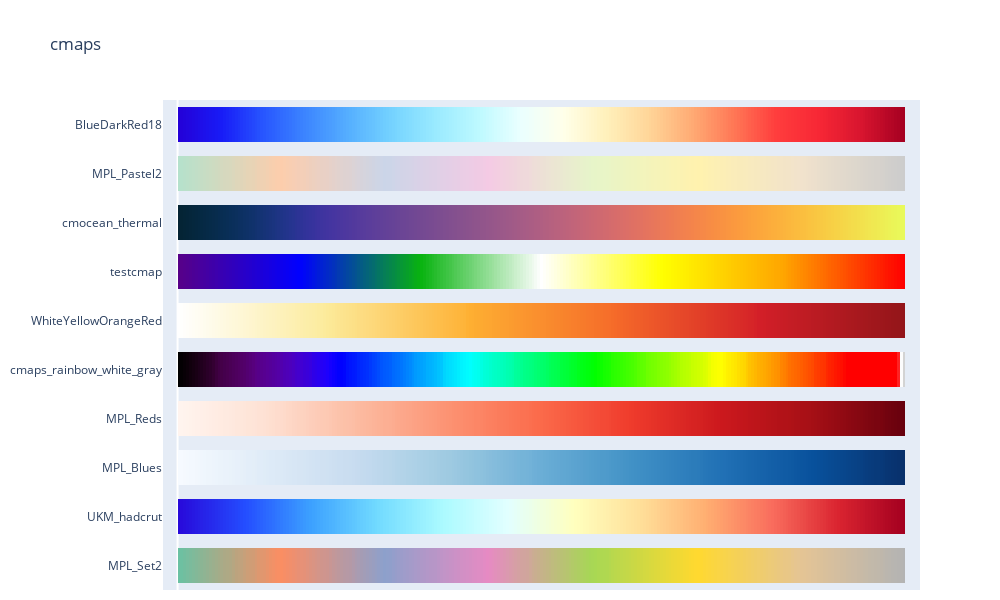
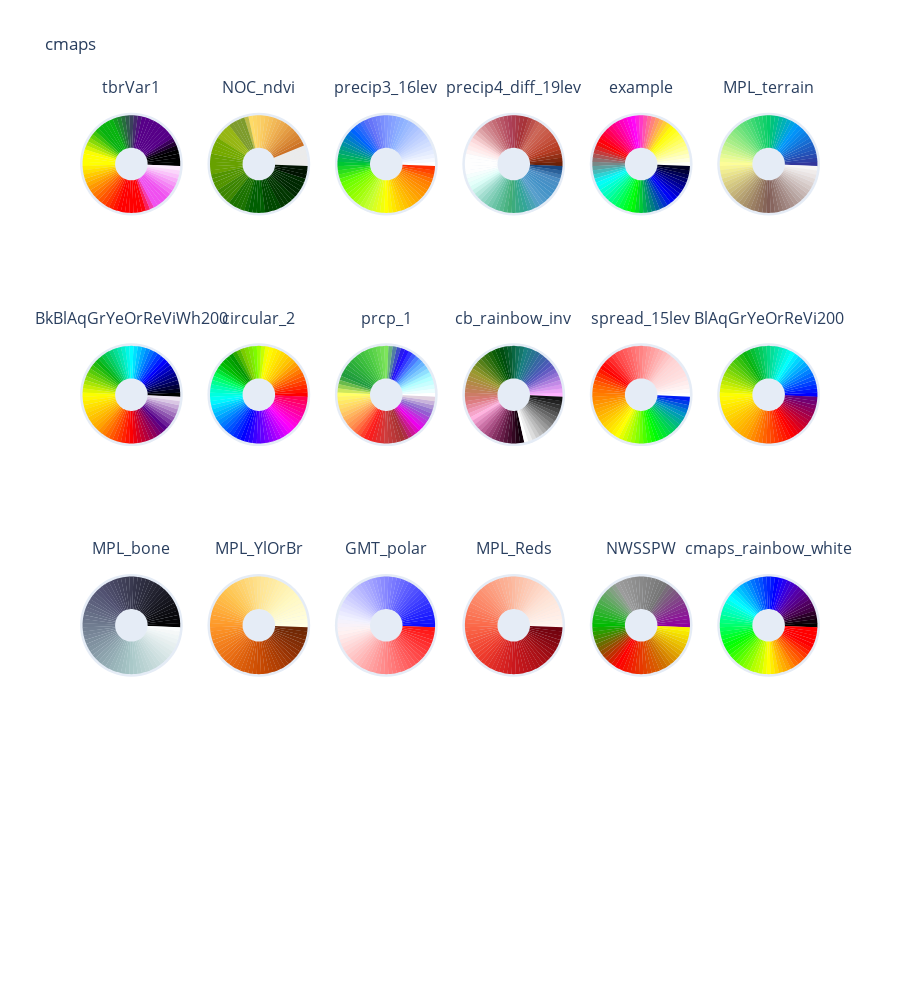

Notebook code for these charts, in order:
### Code cell
from random import choices

# Showing some random set of colormaps

fig = swatches_continuous(choices(cmaps_list, k=10))
fig.show()

fig = swatches_cyclical(choices(cmaps_list, k=6*3))
fig.show()

### Figure 1 — Plotly figure (JSON) as saved in the notebook; plotly's stock layout.template omitted (floating-point values rounded to 4 significant figures; data arrays with more than 128 entries replaced by an {"elided": "..."} marker saying what was removed)
{"data": [{"customdata": {"elided": "255 float values"}, "hovertemplate": "%{customdata}", "marker": {"color": {"elided": "255 int values"}, "colorscale": {"elided": "128x2 mixed values"}, "line": {"width": 0}}, "name": "MPL_Set2", "orientation": "h", "type": "bar", "x": {"elided": "255 int values"}, "y": {"elided": "255 str values"}}, {"customdata": {"elided": "255 float values"}, "hovertemplate": "%{customdata}", "marker": {"color": {"elided": "255 int values"}, "colorscale": [[0, "rgb(40,9,218)"], [0.09091, "rgb(36,77,255)"], [0.1818, "rgb(60,161,255)"], [0.2727, "rgb(113,218,255)"], [0.3636, "rgb(171,250,255)"], [0.4545, "rgb(226,255,255)"], [0.5455, "rgb(255,255,190)"], [0.6364, "rgb(255,223,153)"], [0.7273, "rgb(255,174,113)"], [0.8182, "rgb(249,109,93)"], [0.9091, "rgb(218,36,48)"], [1, "rgb(164,0,32)"]], "line": {"width": 0}}, "name": "UKM_hadcrut", "orientation": "h", "type": "bar", "x": {"elided": "255 int values"}, "y": {"elided": "255 str values"}}, {"customdata": {"elided": "255 float values"}, "hovertemplate": "%{customdata}", "marker": {"color": {"elided": "255 int values"}, "colorscale": {"elided": "128x2 mixed values"}, "line": {"width": 0}}, "name": "MPL_Blues", "orientation": "h", "type": "bar", "x": {"elided": "255 int values"}, "y": {"elided": "255 str values"}}, {"customdata": {"elided": "255 float values"}, "hovertemplate": "%{customdata}", "marker": {"color": {"elided": "255 int values"}, "colorscale": {"elided": "128x2 mixed values"}, "line": {"width": 0}}, "name": "MPL_Reds", "orientation": "h", "type": "bar", "x": {"elided": "255 int values"}, "y": {"elided": "255 str values"}}, {"customdata": {"elided": "255 float values"}, "hovertemplate": "%{customdata}", "marker": {"color": {"elided": "255 int values"}, "colorscale": {"elided": "238x2 mixed values"}, "line": {"width": 0}}, "name": "cmaps_rainbow_white_gray", "orientation": "h", "type": "bar", "x": {"elided": "255 int values"}, "y": {"elided": "255 str values"}}, {"customdata": {"elided": "255 float values"}, "hovertemplate": "%{customdata}", "marker": {"color": {"elided": "255 int values"}, "colorscale": {"elided": "254x2 mixed values"}, "line": {"width": 0}}, "name": "WhiteYellowOrangeRed", "orientation": "h", "type": "bar", "x": {"elided": "255 int values"}, "y": {"elided": "255 str values"}}, {"customdata": {"elided": "255 float values"}, "hovertemplate": "%{customdata}", "marker": {"color": {"elided": "255 int values"}, "colorscale": {"elided": "199x2 mixed values"}, "line": {"width": 0}}, "name": "testcmap", "orientation": "h", "type": "bar", "x": {"elided": "255 int values"}, "y": {"elided": "255 str values"}}, {"customdata": {"elided": "255 float values"}, "hovertemplate": "%{customdata}", "marker": {"color": {"elided": "255 int values"}, "colorscale": {"elided": "256x2 mixed values"}, "line": {"width": 0}}, "name": "cmocean_thermal", "orientation": "h", "type": "bar", "x": {"elided": "255 int values"}, "y": {"elided": "255 str values"}}, {"customdata": {"elided": "255 float values"}, "hovertemplate": "%{customdata}", "marker": {"color": {"elided": "255 int values"}, "colorscale": {"elided": "128x2 mixed values"}, "line": {"width": 0}}, "name": "MPL_Pastel2", "orientation": "h", "type": "bar", "x": {"elided": "255 int values"}, "y": {"elided": "255 str values"}}, {"customdata": {"elided": "255 float values"}, "hovertemplate": "%{customdata}", "marker": {"color": {"elided": "255 int values"}, "colorscale": [[0, "rgb(36,0,216)"], [0.05882, "rgb(24,28,247)"], [0.1176, "rgb(40,87,255)"], [0.1765, "rgb(61,135,255)"], [0.2353, "rgb(86,176,255)"], [0.2941, "rgb(117,211,255)"], [0.3529, "rgb(153,234,255)"], [0.4118, "rgb(188,249,255)"], [0.4706, "rgb(234,255,255)"], [0.5294, "rgb(255,255,234)"], [0.5882, "rgb(255,241,188)"], [0.6471, "rgb(255,214,153)"], [0.7059, "rgb(255,172,117)"], [0.7647, "rgb(255,120,86)"], [0.8235, "rgb(255,61,61)"], [0.8824, "rgb(247,39,53)"], [0.9412, "rgb(216,21,47)"], [1, "rgb(165,0,33)"]], "line": {"width": 0}}, "name": "BlueDarkRed18", "orientation": "h", "type": "bar", "x": {"elided": "255 int values"}, "y": {"elided": "255 str values"}}], "layout": {"bargap": 0.3, "barmode": "stack", "barnorm": "fraction", "height": 600, "margin": {"b": 10}, "showlegend": false, "title": {"text": "cmaps"}, "width": 1000, "xaxis": {"range": [-0.02, 1.02], "showgrid": false, "showticklabels": false}}}

### Figure 2 — Plotly figure (JSON) as saved in the notebook; plotly's stock layout.template omitted (floating-point values rounded to 4 significant figures; data arrays with more than 128 entries replaced by an {"elided": "..."} marker saying what was removed)
{"data": [{"base": 0.5, "marker": {"cmax": 360, "cmin": 0, "color": [0, 5, 10, 15, 20, 25, 30, 35, 40, 45, 50, 55, 60, 65, 70, 75, 80, 85, 90, 95, 100, 105, 110, 115, 120, 125, 130, 135, 140, 145, 150, 155, 160, 165, 170, 175, 180, 185, 190, 195, 200, 205, 210, 215, 220, 225, 230, 235, 240, 245, 250, 255, 260, 265, 270, 275, 280, 285, 290, 295, 300, 305, 310, 315, 320, 325, 330, 335, 340, 345, 350, 355], "colorscale": {"elided": "101x2 mixed values"}, "line": {"width": 0}}, "name": "tbrVar1", "r": [1, 1, 1, 1, 1, 1, 1, 1, 1, 1, 1, 1, 1, 1, 1, 1, 1, 1, 1, 1, 1, 1, 1, 1, 1, 1, 1, 1, 1, 1, 1, 1, 1, 1, 1, 1, 1, 1, 1, 1, 1, 1, 1, 1, 1, 1, 1, 1, 1, 1, 1, 1, 1, 1, 1, 1, 1, 1, 1, 1, 1, 1, 1, 1, 1, 1, 1, 1, 1, 1, 1, 1], "showlegend": false, "subplot": "polar", "theta": [0, 5, 10, 15, 20, 25, 30, 35, 40, 45, 50, 55, 60, 65, 70, 75, 80, 85, 90, 95, 100, 105, 110, 115, 120, 125, 130, 135, 140, 145, 150, 155, 160, 165, 170, 175, 180, 185, 190, 195, 200, 205, 210, 215, 220, 225, 230, 235, 240, 245, 250, 255, 260, 265, 270, 275, 280, 285, 290, 295, 300, 305, 310, 315, 320, 325, 330, 335, 340, 345, 350, 355], "type": "barpolar", "width": 5.2}, {"base": 0.5, "marker": {"cmax": 360, "cmin": 0, "color": [0, 5, 10, 15, 20, 25, 30, 35, 40, 45, 50, 55, 60, 65, 70, 75, 80, 85, 90, 95, 100, 105, 110, 115, 120, 125, 130, 135, 140, 145, 150, 155, 160, 165, 170, 175, 180, 185, 190, 195, 200, 205, 210, 215, 220, 225, 230, 235, 240, 245, 250, 255, 260, 265, 270, 275, 280, 285, 290, 295, 300, 305, 310, 315, 320, 325, 330, 335, 340, 345, 350, 355], "colorscale": {"elided": "253x2 mixed values"}, "line": {"width": 0}}, "name": "NOC_ndvi", "r": [1, 1, 1, 1, 1, 1, 1, 1, 1, 1, 1, 1, 1, 1, 1, 1, 1, 1, 1, 1, 1, 1, 1, 1, 1, 1, 1, 1, 1, 1, 1, 1, 1, 1, 1, 1, 1, 1, 1, 1, 1, 1, 1, 1, 1, 1, 1, 1, 1, 1, 1, 1, 1, 1, 1, 1, 1, 1, 1, 1, 1, 1, 1, 1, 1, 1, 1, 1, 1, 1, 1, 1], "showlegend": false, "subplot": "polar2", "theta": [0, 5, 10, 15, 20, 25, 30, 35, 40, 45, 50, 55, 60, 65, 70, 75, 80, 85, 90, 95, 100, 105, 110, 115, 120, 125, 130, 135, 140, 145, 150, 155, 160, 165, 170, 175, 180, 185, 190, 195, 200, 205, 210, 215, 220, 225, 230, 235, 240, 245, 250, 255, 260, 265, 270, 275, 280, 285, 290, 295, 300, 305, 310, 315, 320, 325, 330, 335, 340, 345, 350, 355], "type": "barpolar", "width": 5.2}, {"base": 0.5, "marker": {"cmax": 360, "cmin": 0, "color": [0, 5, 10, 15, 20, 25, 30, 35, 40, 45, 50, 55, 60, 65, 70, 75, 80, 85, 90, 95, 100, 105, 110, 115, 120, 125, 130, 135, 140, 145, 150, 155, 160, 165, 170, 175, 180, 185, 190, 195, 200, 205, 210, 215, 220, 225, 230, 235, 240, 245, 250, 255, 260, 265, 270, 275, 280, 285, 290, 295, 300, 305, 310, 315, 320, 325, 330, 335, 340, 345, 350, 355], "colorscale": [[0, "rgb(255,255,255)"], [0.0625, "rgb(214,226,255)"], [0.125, "rgb(181,201,255)"], [0.1875, "rgb(142,178,255)"], [0.25, "rgb(127,150,255)"], [0.3125, "rgb(99,112,247)"], [0.375, "rgb(0,99,255)"], [0.4375, "rgb(0,150,150)"], [0.5, "rgb(0,198,51)"], [0.5625, "rgb(99,255,0)"], [0.625, "rgb(150,255,0)"], [0.6875, "rgb(198,255,51)"], [0.75, "rgb(255,255,0)"], [0.8125, "rgb(255,198,0)"], [0.875, "rgb(255,160,0)"], [0.9375, "rgb(255,124,0)"], [1, "rgb(255,25,0)"]], "line": {"width": 0}}, "name": "precip3_16lev", "r": [1, 1, 1, 1, 1, 1, 1, 1, 1, 1, 1, 1, 1, 1, 1, 1, 1, 1, 1, 1, 1, 1, 1, 1, 1, 1, 1, 1, 1, 1, 1, 1, 1, 1, 1, 1, 1, 1, 1, 1, 1, 1, 1, 1, 1, 1, 1, 1, 1, 1, 1, 1, 1, 1, 1, 1, 1, 1, 1, 1, 1, 1, 1, 1, 1, 1, 1, 1, 1, 1, 1, 1], "showlegend": false, "subplot": "polar3", "theta": [0, 5, 10, 15, 20, 25, 30, 35, 40, 45, 50, 55, 60, 65, 70, 75, 80, 85, 90, 95, 100, 105, 110, 115, 120, 125, 130, 135, 140, 145, 150, 155, 160, 165, 170, 175, 180, 185, 190, 195, 200, 205, 210, 215, 220, 225, 230, 235, 240, 245, 250, 255, 260, 265, 270, 275, 280, 285, 290, 295, 300, 305, 310, 315, 320, 325, 330, 335, 340, 345, 350, 355], "type": "barpolar", "width": 5.2}, {"base": 0.5, "marker": {"cmax": 360, "cmin": 0, "color": [0, 5, 10, 15, 20, 25, 30, 35, 40, 45, 50, 55, 60, 65, 70, 75, 80, 85, 90, 95, 100, 105, 110, 115, 120, 125, 130, 135, 140, 145, 150, 155, 160, 165, 170, 175, 180, 185, 190, 195, 200, 205, 210, 215, 220, 225, 230, 235, 240, 245, 250, 255, 260, 265, 270, 275, 280, 285, 290, 295, 300, 305, 310, 315, 320, 325, 330, 335, 340, 345, 350, 355], "colorscale": [[0, "rgb(107,33,7)"], [0.05263, "rgb(181,59,33)"], [0.1053, "rgb(199,85,66)"], [0.1579, "rgb(205,105,90)"], [0.2105, "rgb(166,50,55)"], [0.2632, "rgb(173,64,88)"], [0.3158, "rgb(194,103,114)"], [0.3684, "rgb(217,154,159)"], [0.4211, "rgb(255,223,224)"], [0.4737, "rgb(254,254,254)"], [0.5263, "rgb(254,254,254)"], [0.5789, "rgb(223,255,249)"], [0.6316, "rgb(154,217,202)"], [0.6842, "rgb(103,194,163)"], [0.7368, "rgb(64,173,117)"], [0.7895, "rgb(50,166,150)"], [0.8421, "rgb(90,160,205)"], [0.8947, "rgb(66,146,199)"], [0.9474, "rgb(76,141,196)"], [1, "rgb(7,47,107)"]], "line": {"width": 0}}, "name": "precip4_diff_19lev", "r": [1, 1, 1, 1, 1, 1, 1, 1, 1, 1, 1, 1, 1, 1, 1, 1, 1, 1, 1, 1, 1, 1, 1, 1, 1, 1, 1, 1, 1, 1, 1, 1, 1, 1, 1, 1, 1, 1, 1, 1, 1, 1, 1, 1, 1, 1, 1, 1, 1, 1, 1, 1, 1, 1, 1, 1, 1, 1, 1, 1, 1, 1, 1, 1, 1, 1, 1, 1, 1, 1, 1, 1], "showlegend": false, "subplot": "polar4", "theta": [0, 5, 10, 15, 20, 25, 30, 35, 40, 45, 50, 55, 60, 65, 70, 75, 80, 85, 90, 95, 100, 105, 110, 115, 120, 125, 130, 135, 140, 145, 150, 155, 160, 165, 170, 175, 180, 185, 190, 195, 200, 205, 210, 215, 220, 225, 230, 235, 240, 245, 250, 255, 260, 265, 270, 275, 280, 285, 290, 295, 300, 305, 310, 315, 320, 325, 330, 335, 340, 345, 350, 355], "type": "barpolar", "width": 5.2}, {"base": 0.5, "marker": {"cmax": 360, "cmin": 0, "color": [0, 5, 10, 15, 20, 25, 30, 35, 40, 45, 50, 55, 60, 65, 70, 75, 80, 85, 90, 95, 100, 105, 110, 115, 120, 125, 130, 135, 140, 145, 150, 155, 160, 165, 170, 175, 180, 185, 190, 195, 200, 205, 210, 215, 220, 225, 230, 235, 240, 245, 250, 255, 260, 265, 270, 275, 280, 285, 290, 295, 300, 305, 310, 315, 320, 325, 330, 335, 340, 345, 350, 355], "colorscale": {"elided": "113x2 mixed values"}, "line": {"width": 0}}, "name": "example", "r": [1, 1, 1, 1, 1, 1, 1, 1, 1, 1, 1, 1, 1, 1, 1, 1, 1, 1, 1, 1, 1, 1, 1, 1, 1, 1, 1, 1, 1, 1, 1, 1, 1, 1, 1, 1, 1, 1, 1, 1, 1, 1, 1, 1, 1, 1, 1, 1, 1, 1, 1, 1, 1, 1, 1, 1, 1, 1, 1, 1, 1, 1, 1, 1, 1, 1, 1, 1, 1, 1, 1, 1], "showlegend": false, "subplot": "polar5", "theta": [0, 5, 10, 15, 20, 25, 30, 35, 40, 45, 50, 55, 60, 65, 70, 75, 80, 85, 90, 95, 100, 105, 110, 115, 120, 125, 130, 135, 140, 145, 150, 155, 160, 165, 170, 175, 180, 185, 190, 195, 200, 205, 210, 215, 220, 225, 230, 235, 240, 245, 250, 255, 260, 265, 270, 275, 280, 285, 290, 295, 300, 305, 310, 315, 320, 325, 330, 335, 340, 345, 350, 355], "type": "barpolar", "width": 5.2}, {"base": 0.5, "marker": {"cmax": 360, "cmin": 0, "color": [0, 5, 10, 15, 20, 25, 30, 35, 40, 45, 50, 55, 60, 65, 70, 75, 80, 85, 90, 95, 100, 105, 110, 115, 120, 125, 130, 135, 140, 145, 150, 155, 160, 165, 170, 175, 180, 185, 190, 195, 200, 205, 210, 215, 220, 225, 230, 235, 240, 245, 250, 255, 260, 265, 270, 275, 280, 285, 290, 295, 300, 305, 310, 315, 320, 325, 330, 335, 340, 345, 350, 355], "colorscale": {"elided": "128x2 mixed values"}, "line": {"width": 0}}, "name": "MPL_terrain", "r": [1, 1, 1, 1, 1, 1, 1, 1, 1, 1, 1, 1, 1, 1, 1, 1, 1, 1, 1, 1, 1, 1, 1, 1, 1, 1, 1, 1, 1, 1, 1, 1, 1, 1, 1, 1, 1, 1, 1, 1, 1, 1, 1, 1, 1, 1, 1, 1, 1, 1, 1, 1, 1, 1, 1, 1, 1, 1, 1, 1, 1, 1, 1, 1, 1, 1, 1, 1, 1, 1, 1, 1], "showlegend": false, "subplot": "polar6", "theta": [0, 5, 10, 15, 20, 25, 30, 35, 40, 45, 50, 55, 60, 65, 70, 75, 80, 85, 90, 95, 100, 105, 110, 115, 120, 125, 130, 135, 140, 145, 150, 155, 160, 165, 170, 175, 180, 185, 190, 195, 200, 205, 210, 215, 220, 225, 230, 235, 240, 245, 250, 255, 260, 265, 270, 275, 280, 285, 290, 295, 300, 305, 310, 315, 320, 325, 330, 335, 340, 345, 350, 355], "type": "barpolar", "width": 5.2}, {"base": 0.5, "marker": {"cmax": 360, "cmin": 0, "color": [0, 5, 10, 15, 20, 25, 30, 35, 40, 45, 50, 55, 60, 65, 70, 75, 80, 85, 90, 95, 100, 105, 110, 115, 120, 125, 130, 135, 140, 145, 150, 155, 160, 165, 170, 175, 180, 185, 190, 195, 200, 205, 210, 215, 220, 225, 230, 235, 240, 245, 250, 255, 260, 265, 270, 275, 280, 285, 290, 295, 300, 305, 310, 315, 320, 325, 330, 335, 340, 345, 350, 355], "colorscale": {"elided": "200x2 mixed values"}, "line": {"width": 0}}, "name": "BkBlAqGrYeOrReViWh200", "r": [1, 1, 1, 1, 1, 1, 1, 1, 1, 1, 1, 1, 1, 1, 1, 1, 1, 1, 1, 1, 1, 1, 1, 1, 1, 1, 1, 1, 1, 1, 1, 1, 1, 1, 1, 1, 1, 1, 1, 1, 1, 1, 1, 1, 1, 1, 1, 1, 1, 1, 1, 1, 1, 1, 1, 1, 1, 1, 1, 1, 1, 1, 1, 1, 1, 1, 1, 1, 1, 1, 1, 1], "showlegend": false, "subplot": "polar7", "theta": [0, 5, 10, 15, 20, 25, 30, 35, 40, 45, 50, 55, 60, 65, 70, 75, 80, 85, 90, 95, 100, 105, 110, 115, 120, 125, 130, 135, 140, 145, 150, 155, 160, 165, 170, 175, 180, 185, 190, 195, 200, 205, 210, 215, 220, 225, 230, 235, 240, 245, 250, 255, 260, 265, 270, 275, 280, 285, 290, 295, 300, 305, 310, 315, 320, 325, 330, 335, 340, 345, 350, 355], "type": "barpolar", "width": 5.2}, {"base": 0.5, "marker": {"cmax": 360, "cmin": 0, "color": [0, 5, 10, 15, 20, 25, 30, 35, 40, 45, 50, 55, 60, 65, 70, 75, 80, 85, 90, 95, 100, 105, 110, 115, 120, 125, 130, 135, 140, 145, 150, 155, 160, 165, 170, 175, 180, 185, 190, 195, 200, 205, 210, 215, 220, 225, 230, 235, 240, 245, 250, 255, 260, 265, 270, 275, 280, 285, 290, 295, 300, 305, 310, 315, 320, 325, 330, 335, 340, 345, 350, 355], "colorscale": [[0, "rgb(255,0,0)"], [0.04348, "rgb(255,63,0)"], [0.08696, "rgb(255,125,0)"], [0.1304, "rgb(255,190,0)"], [0.1739, "rgb(255,225,0)"], [0.2174, "rgb(255,255,0)"], [0.2609, "rgb(125,255,0)"], [0.3043, "rgb(125,204,0)"], [0.3478, "rgb(0,150,0)"], [0.3913, "rgb(0,190,0)"], [0.4348, "rgb(0,255,90)"], [0.4783, "rgb(0,255,190)"], [0.5217, "rgb(0,255,255)"], [0.5652, "rgb(0,190,255)"], [0.6087, "rgb(0,125,255)"], [0.6522, "rgb(0,63,255)"], [0.6957, "rgb(0,0,255)"], [0.7391, "rgb(63,0,255)"], [0.7826, "rgb(125,0,255)"], [0.8261, "rgb(190,0,255)"], [0.8696, "rgb(255,0,255)"], [0.913, "rgb(255,0,190)"], [0.9565, "rgb(255,0,125)"], [1, "rgb(255,0,63)"]], "line": {"width": 0}}, "name": "circular_2", "r": [1, 1, 1, 1, 1, 1, 1, 1, 1, 1, 1, 1, 1, 1, 1, 1, 1, 1, 1, 1, 1, 1, 1, 1, 1, 1, 1, 1, 1, 1, 1, 1, 1, 1, 1, 1, 1, 1, 1, 1, 1, 1, 1, 1, 1, 1, 1, 1, 1, 1, 1, 1, 1, 1, 1, 1, 1, 1, 1, 1, 1, 1, 1, 1, 1, 1, 1, 1, 1, 1, 1, 1], "showlegend": false, "subplot": "polar8", "theta": [0, 5, 10, 15, 20, 25, 30, 35, 40, 45, 50, 55, 60, 65, 70, 75, 80, 85, 90, 95, 100, 105, 110, 115, 120, 125, 130, 135, 140, 145, 150, 155, 160, 165, 170, 175, 180, 185, 190, 195, 200, 205, 210, 215, 220, 225, 230, 235, 240, 245, 250, 255, 260, 265, 270, 275, 280, 285, 290, 295, 300, 305, 310, 315, 320, 325, 330, 335, 340, 345, 350, 355], "type": "barpolar", "width": 5.2}, {"base": 0.5, "marker": {"cmax": 360, "cmin": 0, "color": [0, 5, 10, 15, 20, 25, 30, 35, 40, 45, 50, 55, 60, 65, 70, 75, 80, 85, 90, 95, 100, 105, 110, 115, 120, 125, 130, 135, 140, 145, 150, 155, 160, 165, 170, 175, 180, 185, 190, 195, 200, 205, 210, 215, 220, 225, 230, 235, 240, 245, 250, 255, 260, 265, 270, 275, 280, 285, 290, 295, 300, 305, 310, 315, 320, 325, 330, 335, 340, 345, 350, 355], "colorscale": [[0, "rgb(255,255,255)"], [0.0625, "rgb(170,255,255)"], [0.125, "rgb(85,160,255)"], [0.1875, "rgb(29,0,255)"], [0.25, "rgb(126,229,91)"], [0.3125, "rgb(78,204,67)"], [0.375, "rgb(46,178,57)"], [0.4375, "rgb(30,153,61)"], [0.5, "rgb(255,255,102)"], [0.5625, "rgb(255,204,102)"], [0.625, "rgb(255,136,76)"], [0.6875, "rgb(255,25,25)"], [0.75, "rgb(204,61,61)"], [0.8125, "rgb(165,49,49)"], [0.875, "rgb(237,0,237)"], [0.9375, "rgb(137,103,205)"], [1, "rgb(250,240,230)"]], "line": {"width": 0}}, "name": "prcp_1", "r": [1, 1, 1, 1, 1, 1, 1, 1, 1, 1, 1, 1, 1, 1, 1, 1, 1, 1, 1, 1, 1, 1, 1, 1, 1, 1, 1, 1, 1, 1, 1, 1, 1, 1, 1, 1, 1, 1, 1, 1, 1, 1, 1, 1, 1, 1, 1, 1, 1, 1, 1, 1, 1, 1, 1, 1, 1, 1, 1, 1, 1, 1, 1, 1, 1, 1, 1, 1, 1, 1, 1, 1], "showlegend": false, "subplot": "polar9", "theta": [0, 5, 10, 15, 20, 25, 30, 35, 40, 45, 50, 55, 60, 65, 70, 75, 80, 85, 90, 95, 100, 105, 110, 115, 120, 125, 130, 135, 140, 145, 150, 155, 160, 165, 170, 175, 180, 185, 190, 195, 200, 205, 210, 215, 220, 225, 230, 235, 240, 245, 250, 255, 260, 265, 270, 275, 280, 285, 290, 295, 300, 305, 310, 315, 320, 325, 330, 335, 340, 345, 350, 355], "type": "barpolar", "width": 5.2}, {"base": 0.5, "marker": {"cmax": 360, "cmin": 0, "color": [0, 5, 10, 15, 20, 25, 30, 35, 40, 45, 50, 55, 60, 65, 70, 75, 80, 85, 90, 95, 100, 105, 110, 115, 120, 125, 130, 135, 140, 145, 150, 155, 160, 165, 170, 175, 180, 185, 190, 195, 200, 205, 210, 215, 220, 225, 230, 235, 240, 245, 250, 255, 260, 265, 270, 275, 280, 285, 290, 295, 300, 305, 310, 315, 320, 325, 330, 335, 340, 345, 350, 355], "colorscale": {"elided": "241x2 mixed values"}, "line": {"width": 0}}, "name": "cb_rainbow_inv", "r": [1, 1, 1, 1, 1, 1, 1, 1, 1, 1, 1, 1, 1, 1, 1, 1, 1, 1, 1, 1, 1, 1, 1, 1, 1, 1, 1, 1, 1, 1, 1, 1, 1, 1, 1, 1, 1, 1, 1, 1, 1, 1, 1, 1, 1, 1, 1, 1, 1, 1, 1, 1, 1, 1, 1, 1, 1, 1, 1, 1, 1, 1, 1, 1, 1, 1, 1, 1, 1, 1, 1, 1], "showlegend": false, "subplot": "polar10", "theta": [0, 5, 10, 15, 20, 25, 30, 35, 40, 45, 50, 55, 60, 65, 70, 75, 80, 85, 90, 95, 100, 105, 110, 115, 120, 125, 130, 135, 140, 145, 150, 155, 160, 165, 170, 175, 180, 185, 190, 195, 200, 205, 210, 215, 220, 225, 230, 235, 240, 245, 250, 255, 260, 265, 270, 275, 280, 285, 290, 295, 300, 305, 310, 315, 320, 325, 330, 335, 340, 345, 350, 355], "type": "barpolar", "width": 5.2}, {"base": 0.5, "marker": {"cmax": 360, "cmin": 0, "color": [0, 5, 10, 15, 20, 25, 30, 35, 40, 45, 50, 55, 60, 65, 70, 75, 80, 85, 90, 95, 100, 105, 110, 115, 120, 125, 130, 135, 140, 145, 150, 155, 160, 165, 170, 175, 180, 185, 190, 195, 200, 205, 210, 215, 220, 225, 230, 235, 240, 245, 250, 255, 260, 265, 270, 275, 280, 285, 290, 295, 300, 305, 310, 315, 320, 325, 330, 335, 340, 345, 350, 355], "colorscale": [[0, "rgb(255,255,255)"], [0.06667, "rgb(255,225,225)"], [0.1333, "rgb(255,210,210)"], [0.2, "rgb(255,165,165)"], [0.2667, "rgb(255,120,120)"], [0.3333, "rgb(255,75,75)"], [0.4, "rgb(255,0,0)"], [0.4667, "rgb(255,100,0)"], [0.5333, "rgb(255,150,0)"], [0.6, "rgb(255,200,0)"], [0.6667, "rgb(255,255,0)"], [0.7333, "rgb(140,255,0)"], [0.8, "rgb(0,255,0)"], [0.8667, "rgb(0,205,95)"], [0.9333, "rgb(0,145,200)"], [1, "rgb(0,0,255)"]], "line": {"width": 0}}, "name": "spread_15lev", "r": [1, 1, 1, 1, 1, 1, 1, 1, 1, 1, 1, 1, 1, 1, 1, 1, 1, 1, 1, 1, 1, 1, 1, 1, 1, 1, 1, 1, 1, 1, 1, 1, 1, 1, 1, 1, 1, 1, 1, 1, 1, 1, 1, 1, 1, 1, 1, 1, 1, 1, 1, 1, 1, 1, 1, 1, 1, 1, 1, 1, 1, 1, 1, 1, 1, 1, 1, 1, 1, 1, 1, 1], "showlegend": false, "subplot": "polar11", "theta": [0, 5, 10, 15, 20, 25, 30, 35, 40, 45, 50, 55, 60, 65, 70, 75, 80, 85, 90, 95, 100, 105, 110, 115, 120, 125, 130, 135, 140, 145, 150, 155, 160, 165, 170, 175, 180, 185, 190, 195, 200, 205, 210, 215, 220, 225, 230, 235, 240, 245, 250, 255, 260, 265, 270, 275, 280, 285, 290, 295, 300, 305, 310, 315, 320, 325, 330, 335, 340, 345, 350, 355], "type": "barpolar", "width": 5.2}, {"base": 0.5, "marker": {"cmax": 360, "cmin": 0, "color": [0, 5, 10, 15, 20, 25, 30, 35, 40, 45, 50, 55, 60, 65, 70, 75, 80, 85, 90, 95, 100, 105, 110, 115, 120, 125, 130, 135, 140, 145, 150, 155, 160, 165, 170, 175, 180, 185, 190, 195, 200, 205, 210, 215, 220, 225, 230, 235, 240, 245, 250, 255, 260, 265, 270, 275, 280, 285, 290, 295, 300, 305, 310, 315, 320, 325, 330, 335, 340, 345, 350, 355], "colorscale": {"elided": "200x2 mixed values"}, "line": {"width": 0}}, "name": "BlAqGrYeOrReVi200", "r": [1, 1, 1, 1, 1, 1, 1, 1, 1, 1, 1, 1, 1, 1, 1, 1, 1, 1, 1, 1, 1, 1, 1, 1, 1, 1, 1, 1, 1, 1, 1, 1, 1, 1, 1, 1, 1, 1, 1, 1, 1, 1, 1, 1, 1, 1, 1, 1, 1, 1, 1, 1, 1, 1, 1, 1, 1, 1, 1, 1, 1, 1, 1, 1, 1, 1, 1, 1, 1, 1, 1, 1], "showlegend": false, "subplot": "polar12", "theta": [0, 5, 10, 15, 20, 25, 30, 35, 40, 45, 50, 55, 60, 65, 70, 75, 80, 85, 90, 95, 100, 105, 110, 115, 120, 125, 130, 135, 140, 145, 150, 155, 160, 165, 170, 175, 180, 185, 190, 195, 200, 205, 210, 215, 220, 225, 230, 235, 240, 245, 250, 255, 260, 265, 270, 275, 280, 285, 290, 295, 300, 305, 310, 315, 320, 325, 330, 335, 340, 345, 350, 355], "type": "barpolar", "width": 5.2}, {"base": 0.5, "marker": {"cmax": 360, "cmin": 0, "color": [0, 5, 10, 15, 20, 25, 30, 35, 40, 45, 50, 55, 60, 65, 70, 75, 80, 85, 90, 95, 100, 105, 110, 115, 120, 125, 130, 135, 140, 145, 150, 155, 160, 165, 170, 175, 180, 185, 190, 195, 200, 205, 210, 215, 220, 225, 230, 235, 240, 245, 250, 255, 260, 265, 270, 275, 280, 285, 290, 295, 300, 305, 310, 315, 320, 325, 330, 335, 340, 345, 350, 355], "colorscale": {"elided": "128x2 mixed values"}, "line": {"width": 0}}, "name": "MPL_bone", "r": [1, 1, 1, 1, 1, 1, 1, 1, 1, 1, 1, 1, 1, 1, 1, 1, 1, 1, 1, 1, 1, 1, 1, 1, 1, 1, 1, 1, 1, 1, 1, 1, 1, 1, 1, 1, 1, 1, 1, 1, 1, 1, 1, 1, 1, 1, 1, 1, 1, 1, 1, 1, 1, 1, 1, 1, 1, 1, 1, 1, 1, 1, 1, 1, 1, 1, 1, 1, 1, 1, 1, 1], "showlegend": false, "subplot": "polar13", "theta": [0, 5, 10, 15, 20, 25, 30, 35, 40, 45, 50, 55, 60, 65, 70, 75, 80, 85, 90, 95, 100, 105, 110, 115, 120, 125, 130, 135, 140, 145, 150, 155, 160, 165, 170, 175, 180, 185, 190, 195, 200, 205, 210, 215, 220, 225, 230, 235, 240, 245, 250, 255, 260, 265, 270, 275, 280, 285, 290, 295, 300, 305, 310, 315, 320, 325, 330, 335, 340, 345, 350, 355], "type": "barpolar", "width": 5.2}, {"base": 0.5, "marker": {"cmax": 360, "cmin": 0, "color": [0, 5, 10, 15, 20, 25, 30, 35, 40, 45, 50, 55, 60, 65, 70, 75, 80, 85, 90, 95, 100, 105, 110, 115, 120, 125, 130, 135, 140, 145, 150, 155, 160, 165, 170, 175, 180, 185, 190, 195, 200, 205, 210, 215, 220, 225, 230, 235, 240, 245, 250, 255, 260, 265, 270, 275, 280, 285, 290, 295, 300, 305, 310, 315, 320, 325, 330, 335, 340, 345, 350, 355], "colorscale": {"elided": "128x2 mixed values"}, "line": {"width": 0}}, "name": "MPL_YlOrBr", "r": [1, 1, 1, 1, 1, 1, 1, 1, 1, 1, 1, 1, 1, 1, 1, 1, 1, 1, 1, 1, 1, 1, 1, 1, 1, 1, 1, 1, 1, 1, 1, 1, 1, 1, 1, 1, 1, 1, 1, 1, 1, 1, 1, 1, 1, 1, 1, 1, 1, 1, 1, 1, 1, 1, 1, 1, 1, 1, 1, 1, 1, 1, 1, 1, 1, 1, 1, 1, 1, 1, 1, 1], "showlegend": false, "subplot": "polar14", "theta": [0, 5, 10, 15, 20, 25, 30, 35, 40, 45, 50, 55, 60, 65, 70, 75, 80, 85, 90, 95, 100, 105, 110, 115, 120, 125, 130, 135, 140, 145, 150, 155, 160, 165, 170, 175, 180, 185, 190, 195, 200, 205, 210, 215, 220, 225, 230, 235, 240, 245, 250, 255, 260, 265, 270, 275, 280, 285, 290, 295, 300, 305, 310, 315, 320, 325, 330, 335, 340, 345, 350, 355], "type": "barpolar", "width": 5.2}, {"base": 0.5, "marker": {"cmax": 360, "cmin": 0, "color": [0, 5, 10, 15, 20, 25, 30, 35, 40, 45, 50, 55, 60, 65, 70, 75, 80, 85, 90, 95, 100, 105, 110, 115, 120, 125, 130, 135, 140, 145, 150, 155, 160, 165, 170, 175, 180, 185, 190, 195, 200, 205, 210, 215, 220, 225, 230, 235, 240, 245, 250, 255, 260, 265, 270, 275, 280, 285, 290, 295, 300, 305, 310, 315, 320, 325, 330, 335, 340, 345, 350, 355], "colorscale": [[0, "rgb(13,13,255)"], [0.05263, "rgb(38,38,255)"], [0.1053, "rgb(64,64,255)"], [0.1579, "rgb(89,89,255)"], [0.2105, "rgb(115,115,255)"], [0.2632, "rgb(140,140,255)"], [0.3158, "rgb(166,166,255)"], [0.3684, "rgb(191,191,255)"], [0.4211, "rgb(217,217,255)"], [0.4737, "rgb(242,242,255)"], [0.5263, "rgb(255,242,242)"], [0.5789, "rgb(255,217,217)"], [0.6316, "rgb(255,191,191)"], [0.6842, "rgb(255,166,166)"], [0.7368, "rgb(255,140,140)"], [0.7895, "rgb(255,115,115)"], [0.8421, "rgb(255,89,89)"], [0.8947, "rgb(255,64,64)"], [0.9474, "rgb(255,38,38)"], [1, "rgb(255,13,13)"]], "line": {"width": 0}}, "name": "GMT_polar", "r": [1, 1, 1, 1, 1, 1, 1, 1, 1, 1, 1, 1, 1, 1, 1, 1, 1, 1, 1, 1, 1, 1, 1, 1, 1, 1, 1, 1, 1, 1, 1, 1, 1, 1, 1, 1, 1, 1, 1, 1, 1, 1, 1, 1, 1, 1, 1, 1, 1, 1, 1, 1, 1, 1, 1, 1, 1, 1, 1, 1, 1, 1, 1, 1, 1, 1, 1, 1, 1, 1, 1, 1], "showlegend": false, "subplot": "polar15", "theta": [0, 5, 10, 15, 20, 25, 30, 35, 40, 45, 50, 55, 60, 65, 70, 75, 80, 85, 90, 95, 100, 105, 110, 115, 120, 125, 130, 135, 140, 145, 150, 155, 160, 165, 170, 175, 180, 185, 190, 195, 200, 205, 210, 215, 220, 225, 230, 235, 240, 245, 250, 255, 260, 265, 270, 275, 280, 285, 290, 295, 300, 305, 310, 315, 320, 325, 330, 335, 340, 345, 350, 355], "type": "barpolar", "width": 5.2}, {"base": 0.5, "marker": {"cmax": 360, "cmin": 0, "color": [0, 5, 10, 15, 20, 25, 30, 35, 40, 45, 50, 55, 60, 65, 70, 75, 80, 85, 90, 95, 100, 105, 110, 115, 120, 125, 130, 135, 140, 145, 150, 155, 160, 165, 170, 175, 180, 185, 190, 195, 200, 205, 210, 215, 220, 225, 230, 235, 240, 245, 250, 255, 260, 265, 270, 275, 280, 285, 290, 295, 300, 305, 310, 315, 320, 325, 330, 335, 340, 345, 350, 355], "colorscale": {"elided": "128x2 mixed values"}, "line": {"width": 0}}, "name": "MPL_Reds", "r": [1, 1, 1, 1, 1, 1, 1, 1, 1, 1, 1, 1, 1, 1, 1, 1, 1, 1, 1, 1, 1, 1, 1, 1, 1, 1, 1, 1, 1, 1, 1, 1, 1, 1, 1, 1, 1, 1, 1, 1, 1, 1, 1, 1, 1, 1, 1, 1, 1, 1, 1, 1, 1, 1, 1, 1, 1, 1, 1, 1, 1, 1, 1, 1, 1, 1, 1, 1, 1, 1, 1, 1], "showlegend": false, "subplot": "polar16", "theta": [0, 5, 10, 15, 20, 25, 30, 35, 40, 45, 50, 55, 60, 65, 70, 75, 80, 85, 90, 95, 100, 105, 110, 115, 120, 125, 130, 135, 140, 145, 150, 155, 160, 165, 170, 175, 180, 185, 190, 195, 200, 205, 210, 215, 220, 225, 230, 235, 240, 245, 250, 255, 260, 265, 270, 275, 280, 285, 290, 295, 300, 305, 310, 315, 320, 325, 330, 335, 340, 345, 350, 355], "type": "barpolar", "width": 5.2}, {"base": 0.5, "marker": {"cmax": 360, "cmin": 0, "color": [0, 5, 10, 15, 20, 25, 30, 35, 40, 45, 50, 55, 60, 65, 70, 75, 80, 85, 90, 95, 100, 105, 110, 115, 120, 125, 130, 135, 140, 145, 150, 155, 160, 165, 170, 175, 180, 185, 190, 195, 200, 205, 210, 215, 220, 225, 230, 235, 240, 245, 250, 255, 260, 265, 270, 275, 280, 285, 290, 295, 300, 305, 310, 315, 320, 325, 330, 335, 340, 345, 350, 355], "colorscale": [[0, "rgb(144,0,159)"], [0.1667, "rgb(118,118,118)"], [0.3333, "rgb(156,156,156)"], [0.5, "rgb(0,187,0)"], [0.6667, "rgb(255,0,0)"], [0.8333, "rgb(208,112,0)"], [1, "rgb(255,255,0)"]], "line": {"width": 0}}, "name": "NWSSPW", "r": [1, 1, 1, 1, 1, 1, 1, 1, 1, 1, 1, 1, 1, 1, 1, 1, 1, 1, 1, 1, 1, 1, 1, 1, 1, 1, 1, 1, 1, 1, 1, 1, 1, 1, 1, 1, 1, 1, 1, 1, 1, 1, 1, 1, 1, 1, 1, 1, 1, 1, 1, 1, 1, 1, 1, 1, 1, 1, 1, 1, 1, 1, 1, 1, 1, 1, 1, 1, 1, 1, 1, 1], "showlegend": false, "subplot": "polar17", "theta": [0, 5, 10, 15, 20, 25, 30, 35, 40, 45, 50, 55, 60, 65, 70, 75, 80, 85, 90, 95, 100, 105, 110, 115, 120, 125, 130, 135, 140, 145, 150, 155, 160, 165, 170, 175, 180, 185, 190, 195, 200, 205, 210, 215, 220, 225, 230, 235, 240, 245, 250, 255, 260, 265, 270, 275, 280, 285, 290, 295, 300, 305, 310, 315, 320, 325, 330, 335, 340, 345, 350, 355], "type": "barpolar", "width": 5.2}, {"base": 0.5, "marker": {"cmax": 360, "cmin": 0, "color": [0, 5, 10, 15, 20, 25, 30, 35, 40, 45, 50, 55, 60, 65, 70, 75, 80, 85, 90, 95, 100, 105, 110, 115, 120, 125, 130, 135, 140, 145, 150, 155, 160, 165, 170, 175, 180, 185, 190, 195, 200, 205, 210, 215, 220, 225, 230, 235, 240, 245, 250, 255, 260, 265, 270, 275, 280, 285, 290, 295, 300, 305, 310, 315, 320, 325, 330, 335, 340, 345, 350, 355], "colorscale": {"elided": "237x2 mixed values"}, "line": {"width": 0}}, "name": "cmaps_rainbow_white", "r": [1, 1, 1, 1, 1, 1, 1, 1, 1, 1, 1, 1, 1, 1, 1, 1, 1, 1, 1, 1, 1, 1, 1, 1, 1, 1, 1, 1, 1, 1, 1, 1, 1, 1, 1, 1, 1, 1, 1, 1, 1, 1, 1, 1, 1, 1, 1, 1, 1, 1, 1, 1, 1, 1, 1, 1, 1, 1, 1, 1, 1, 1, 1, 1, 1, 1, 1, 1, 1, 1, 1, 1], "showlegend": false, "subplot": "polar18", "theta": [0, 5, 10, 15, 20, 25, 30, 35, 40, 45, 50, 55, 60, 65, 70, 75, 80, 85, 90, 95, 100, 105, 110, 115, 120, 125, 130, 135, 140, 145, 150, 155, 160, 165, 170, 175, 180, 185, 190, 195, 200, 205, 210, 215, 220, 225, 230, 235, 240, 245, 250, 255, 260, 265, 270, 275, 280, 285, 290, 295, 300, 305, 310, 315, 320, 325, 330, 335, 340, 345, 350, 355], "type": "barpolar", "width": 5.2}], "layout": {"annotations": [{"font": {"size": 16}, "showarrow": false, "text": "tbrVar1", "x": 0.06944, "xanchor": "center", "xref": "paper", "y": 1, "yanchor": "bottom", "yref": "paper"}, {"font": {"size": 16}, "showarrow": false, "text": "NOC_ndvi", "x": 0.2417, "xanchor": "center", "xref": "paper", "y": 1, "yanchor": "bottom", "yref": "paper"}, {"font": {"size": 16}, "showarrow": false, "text": "precip3_16lev", "x": 0.4139, "xanchor": "center", "xref": "paper", "y": 1, "yanchor": "bottom", "yref": "paper"}, {"font": {"size": 16}, "showarrow": false, "text": "precip4_diff_19lev", "x": 0.5861, "xanchor": "center", "xref": "paper", "y": 1, "yanchor": "bottom", "yref": "paper"}, {"font": {"size": 16}, "showarrow": false, "text": "example", "x": 0.7583, "xanchor": "center", "xref": "paper", "y": 1, "yanchor": "bottom", "yref": "paper"}, {"font": {"size": 16}, "showarrow": false, "text": "MPL_terrain", "x": 0.9306, "xanchor": "center", "xref": "paper", "y": 1, "yanchor": "bottom", "yref": "paper"}, {"font": {"size": 16}, "showarrow": false, "text": "BkBlAqGrYeOrReViWh200", "x": 0.06944, "xanchor": "center", "xref": "paper", "y": 0.7188, "yanchor": "bottom", "yref": "paper"}, {"font": {"size": 16}, "showarrow": false, "text": "circular_2", "x": 0.2417, "xanchor": "center", "xref": "paper", "y": 0.7188, "yanchor": "bottom", "yref": "paper"}, {"font": {"size": 16}, "showarrow": false, "text": "prcp_1", "x": 0.4139, "xanchor": "center", "xref": "paper", "y": 0.7188, "yanchor": "bottom", "yref": "paper"}, {"font": {"size": 16}, "showarrow": false, "text": "cb_rainbow_inv", "x": 0.5861, "xanchor": "center", "xref": "paper", "y": 0.7188, "yanchor": "bottom", "yref": "paper"}, {"font": {"size": 16}, "showarrow": false, "text": "spread_15lev", "x": 0.7583, "xanchor": "center", "xref": "paper", "y": 0.7188, "yanchor": "bottom", "yref": "paper"}, {"font": {"size": 16}, "showarrow": false, "text": "BlAqGrYeOrReVi200", "x": 0.9306, "xanchor": "center", "xref": "paper", "y": 0.7188, "yanchor": "bottom", "yref": "paper"}, {"font": {"size": 16}, "showarrow": false, "text": "MPL_bone", "x": 0.06944, "xanchor": "center", "xref": "paper", "y": 0.4375, "yanchor": "bottom", "yref": "paper"}, {"font": {"size": 16}, "showarrow": false, "text": "MPL_YlOrBr", "x": 0.2417, "xanchor": "center", "xref": "paper", "y": 0.4375, "yanchor": "bottom", "yref": "paper"}, {"font": {"size": 16}, "showarrow": false, "text": "GMT_polar", "x": 0.4139, "xanchor": "center", "xref": "paper", "y": 0.4375, "yanchor": "bottom", "yref": "paper"}, {"font": {"size": 16}, "showarrow": false, "text": "MPL_Reds", "x": 0.5861, "xanchor": "center", "xref": "paper", "y": 0.4375, "yanchor": "bottom", "yref": "paper"}, {"font": {"size": 16}, "showarrow": false, "text": "NWSSPW", "x": 0.7583, "xanchor": "center", "xref": "paper", "y": 0.4375, "yanchor": "bottom", "yref": "paper"}, {"font": {"size": 16}, "showarrow": false, "text": "cmaps_rainbow_white", "x": 0.9306, "xanchor": "center", "xref": "paper", "y": 0.4375, "yanchor": "bottom", "yref": "paper"}], "height": 1000, "polar": {"angularaxis": {"visible": false}, "domain": {"x": [0, 0.1389], "y": [0.8438, 1]}, "radialaxis": {"visible": false}}, "polar10": {"angularaxis": {"visible": false}, "domain": {"x": [0.5167, 0.6556], "y": [0.5625, 0.7188]}, "radialaxis": {"visible": false}}, "polar11": {"angularaxis": {"visible": false}, "domain": {"x": [0.6889, 0.8278], "y": [0.5625, 0.7188]}, "radialaxis": {"visible": false}}, "polar12": {"angularaxis": {"visible": false}, "domain": {"x": [0.8611, 1], "y": [0.5625, 0.7188]}, "radialaxis": {"visible": false}}, "polar13": {"angularaxis": {"visible": false}, "domain": {"x": [0, 0.1389], "y": [0.2812, 0.4375]}, "radialaxis": {"visible": false}}, "polar14": {"angularaxis": {"visible": false}, "domain": {"x": [0.1722, 0.3111], "y": [0.2812, 0.4375]}, "radialaxis": {"visible": false}}, "polar15": {"angularaxis": {"visible": false}, "domain": {"x": [0.3444, 0.4833], "y": [0.2812, 0.4375]}, "radialaxis": {"visible": false}}, "polar16": {"angularaxis": {"visible": false}, "domain": {"x": [0.5167, 0.6556], "y": [0.2812, 0.4375]}, "radialaxis": {"visible": false}}, "polar17": {"angularaxis": {"visible": false}, "domain": {"x": [0.6889, 0.8278], "y": [0.2812, 0.4375]}, "radialaxis": {"visible": false}}, "polar18": {"angularaxis": {"visible": false}, "domain": {"x": [0.8611, 1], "y": [0.2812, 0.4375]}, "radialaxis": {"visible": false}}, "polar19": {"angularaxis": {"visible": false}, "domain": {"x": [0, 0.1389], "y": [0, 0.1562]}, "radialaxis": {"visible": false}}, "polar2": {"angularaxis": {"visible": false}, "domain": {"x": [0.1722, 0.3111], "y": [0.8438, 1]}, "radialaxis": {"visible": false}}, "polar20": {"angularaxis": {"visible": false}, "domain": {"x": [0.1722, 0.3111], "y": [0, 0.1562]}, "radialaxis": {"visible": false}}, "polar21": {"angularaxis": {"visible": false}, "domain": {"x": [0.3444, 0.4833], "y": [0, 0.1562]}, "radialaxis": {"visible": false}}, "polar22": {"angularaxis": {"visible": false}, "domain": {"x": [0.5167, 0.6556], "y": [0, 0.1562]}, "radialaxis": {"visible": false}}, "polar23": {"angularaxis": {"visible": false}, "domain": {"x": [0.6889, 0.8278], "y": [0, 0.1562]}, "radialaxis": {"visible": false}}, "polar24": {"angularaxis": {"visible": false}, "domain": {"x": [0.8611, 1], "y": [0, 0.1562]}, "radialaxis": {"visible": false}}, "polar3": {"angularaxis": {"visible": false}, "domain": {"x": [0.3444, 0.4833], "y": [0.8438, 1]}, "radialaxis": {"visible": false}}, "polar4": {"angularaxis": {"visible": false}, "domain": {"x": [0.5167, 0.6556], "y": [0.8438, 1]}, "radialaxis": {"visible": false}}, "polar5": {"angularaxis": {"visible": false}, "domain": {"x": [0.6889, 0.8278], "y": [0.8438, 1]}, "radialaxis": {"visible": false}}, "polar6": {"angularaxis": {"visible": false}, "domain": {"x": [0.8611, 1], "y": [0.8438, 1]}, "radialaxis": {"visible": false}}, "polar7": {"angularaxis": {"visible": false}, "domain": {"x": [0, 0.1389], "y": [0.5625, 0.7188]}, "radialaxis": {"visible": false}}, "polar8": {"angularaxis": {"visible": false}, "domain": {"x": [0.1722, 0.3111], "y": [0.5625, 0.7188]}, "radialaxis": {"visible": false}}, "polar9": {"angularaxis": {"visible": false}, "domain": {"x": [0.3444, 0.4833], "y": [0.5625, 0.7188]}, "radialaxis": {"visible": false}}, "title": {"text": "cmaps"}}}
